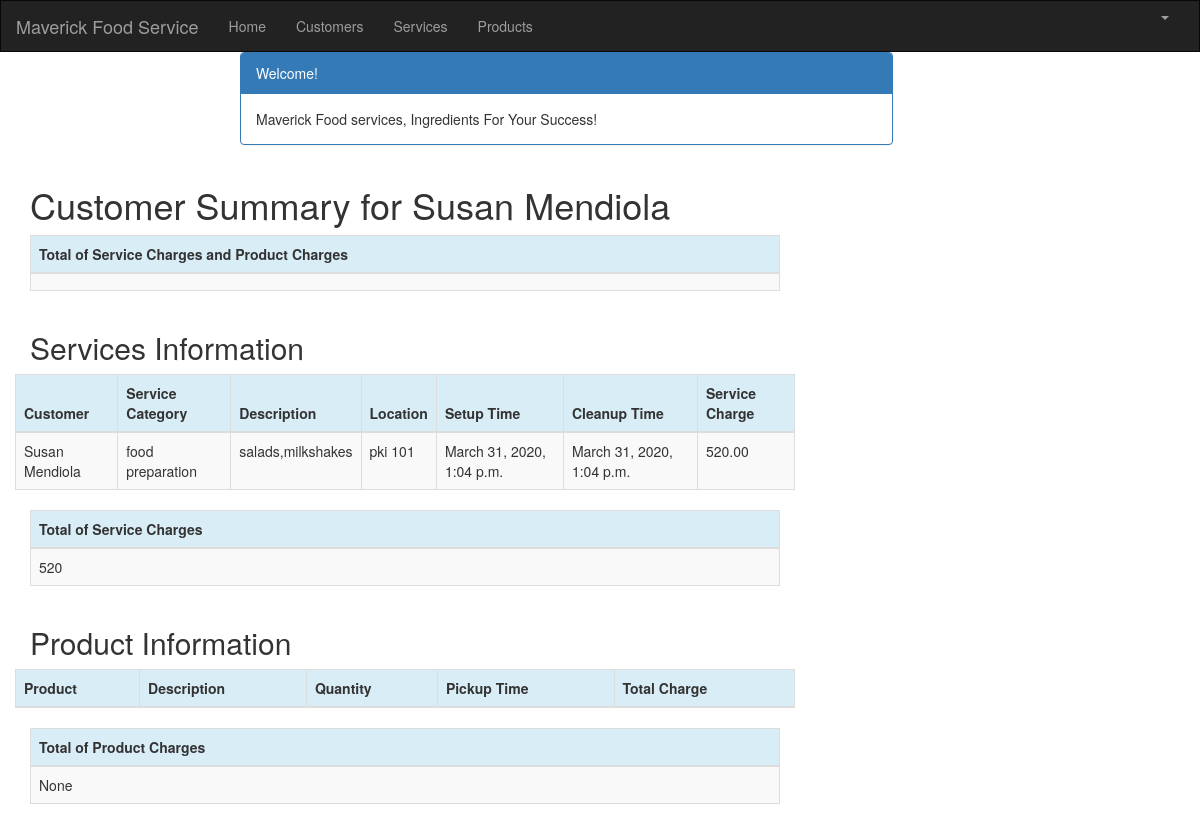
/customer/2/summary/ (signed in), run on an earlier commit of the app's database.
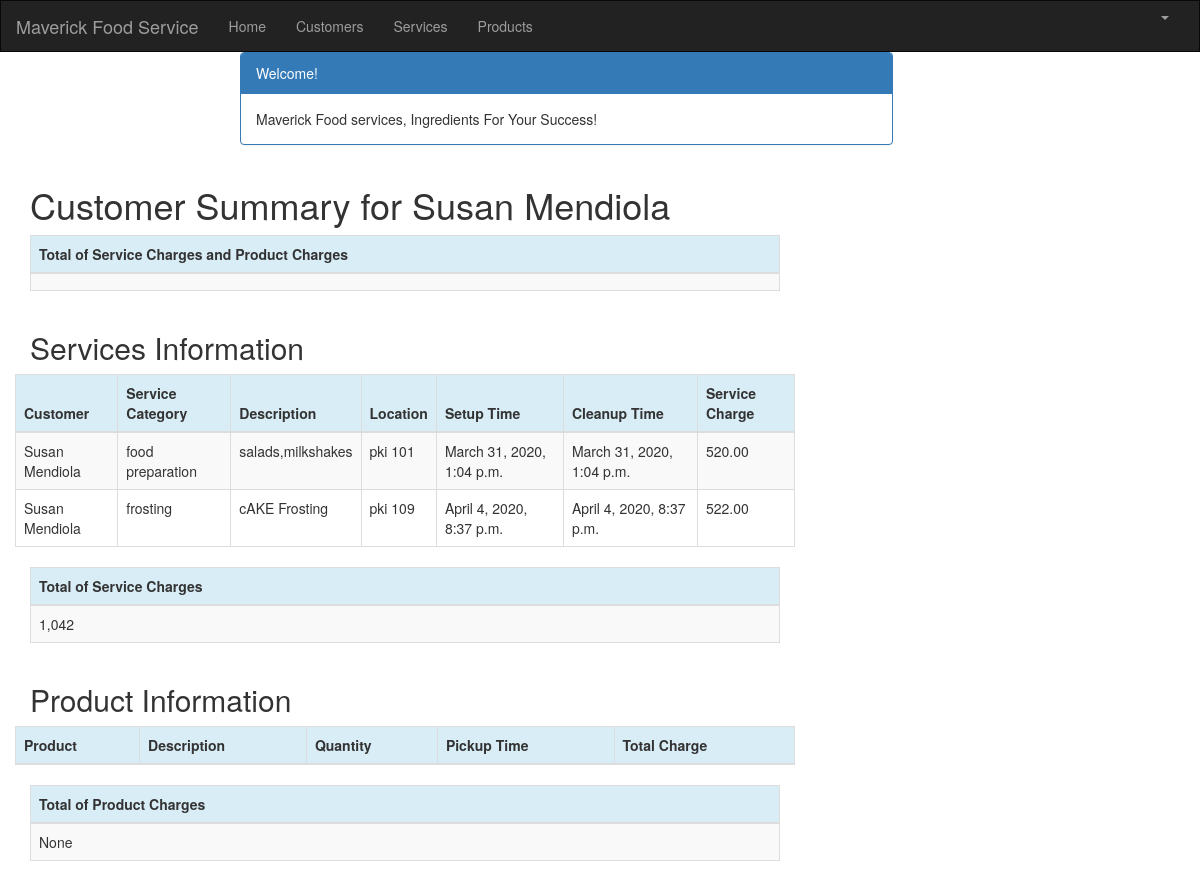
And on a later commit of the database.
### crm/models.py (models this page shows, shortened)
class Service(models.Model):
    cust_name = models.ForeignKey(Customer, on_delete=models.CASCADE, related_name='services')
    service_category = models.CharField(max_length=100)
    description = models.TextField()
    location = models.CharField(max_length=200)
    setup_time = models.DateTimeField(
        default=timezone.now)
    cleanup_time = models.DateTimeField(
        default=timezone.now)
    service_charge = models.DecimalField(max_digits=10, decimal_places=2)
    created_date = models.DateTimeField(
        default=timezone.now)
    updated_date = models.DateTimeField(auto_now_add=True)

class Customer(models.Model):
    cust_name = models.CharField(max_length=50)
    organization = models.CharField(max_length=100, blank=True)
    role = models.CharField(max_length=100)
    email = models.EmailField(max_length=100)
    bldgroom = models.CharField(max_length=100)
    address = models.CharField(max_length=200)
    account_number = models.IntegerField(blank=False, null=False)
    city = models.CharField(max_length=50)
    state = models.CharField(max_length=50)
    zipcode = models.CharField(max_length=10)
    phone_number = models.CharField(max_length=50)
    created_date = models.DateTimeField(
        default=timezone.now)
    updated_date = models.DateTimeField(auto_now_add=True)
    def __str__(self):
        return str(self.cust_name)

### crm/views.py (the view)
# urls.py: path('customer/<int:pk>/summary/', views.summary, name='summary'),
@login_required
def summary(request, pk):
    customer = get_object_or_404(Customer, pk=pk)
    customers = Customer.objects.filter(created_date__lte=timezone.now())
    services = Service.objects.filter(cust_name=pk)
    products = Product.objects.filter(cust_name=pk)
    sum_service_charge = Service.objects.filter(cust_name=pk).aggregate(Sum('service_charge'))
    sum_product_charge = Product.objects.filter(cust_name=pk).aggregate(Sum('charge'))
    return render(request, 'crm/summary.html', {'products': products,
                                                'services': services,
                                                'sum_service_charge': sum_service_charge,
                                                'sum_product_charge': sum_product_charge,
                                                'thecustomer':customer,
                                                })

### crm/templates/crm/summary.html (shortened to what this page needs)
<!DOCTYPE HTML PUBLIC "-//W3C//DTD HTML 4.01 Transitional//EN" "http://www.w3.org/TR/html4/loose.dtd">
<html lang="en">
{% extends 'crm/base.html' %}
{% block content %}
    {% load mathfilters %}
    {% load humanize %}
    <div class="container">
        <div class="row">
            <div class="col-md-7 col-md-offset-2">
                <div class="panel panel-primary">
                    <div class="panel-heading">Welcome!</div>
                    <div class="panel-body">
                        Maverick Food services, Ingredients For Your Success!
                    </div>
                </div>
            </div>
        </div>
    </div>
    <div class="row">
        <h1 style="padding-left: 15Px">Customer Summary for {{ thecustomer.cust_name }}</h1>
    </div>
    <table class="table table-striped table-bordered table-hover">
        <thead>
        <tr class="bg-info">
            <th>Total of Service Charges and Product Charges</th>
        </tr>
        </thead>
        <tbody>
        <tr>
            <td>{{sum_service_charge.service_charge__sum|add:sum_product_charge.charge__sum|intcomma}}
            </td>
        </tr>
        </tbody>
    </table>
    <div class="row">
        <h2 style="padding-left: 15Px">Services Information</h2>
    </div>
    <div class="row">
        <table class="table table-striped table-bordered table-hover">
            <thead>
            <tr class="bg-info">
                <th>Customer</th>
                <th>Service Category</th>
                <th>Description</th>
                <th>Location</th>
                <th>Setup Time</th>
                <th>Cleanup Time</th>
                <th>Service Charge</th>
            </tr>
            </thead>
            <tbody>
            {% for service in services %}
                <tr>
                <td>{{ service.cust_name }}</td>
                <td>{{ service.service_category }}</td>
                <td>{{ service.description }}</td>
                <td>{{ service.location }}</td>
                <td>{{ service.setup_time }}</td>
                <td>{{ service.cleanup_time }}</td>
                <td>{{ service.service_charge }}</td>
            {% endfor %}
            </tbody>
        </table>
    </div>
    <table class="table table-striped table-bordered table-hover">
        <thead>
        <tr class="bg-info">
            <th>Total of Service Charges</th>
        </tr>
        </thead>
        <tbody>
        <tr>
            <td>{{ sum_service_charge.service_charge__sum|intcomma }}</td>
        </tr>
        </tbody>
    </table>
    <div class="row">
        <h2 style="padding-left: 15Px">Product Information</h2>
    </div>
    <div class="row">
        <table class="table table-striped table-bordered table-hover">
            <thead>
            <tr class="bg-info">
                <th>Product</th>
                <th>Description</th>
                <th>Quantity</th>
                <th>Pickup Time</th>
                <th>Total Charge</th>
            </tr>
            </thead>
        </table>
    </div>
    <table class="table table-striped table-bordered table-hover">
        <thead>
        <tr class="bg-info">
            <th>Total of Product Charges</th>
        </tr>
        </thead>
        <tbody>
        <tr>
            <td>{{ sum_product_charge.charge__sum|intcomma }}</td>
        </tr>
        </tbody>
    </table>
    </div>
{% endblock %}

What changed in the data, as far as the page shows it:
added Service: cust_name "Susan Mendiola", service_category "frosting", description "cAKE Frosting", location "pki 109", setup_time "April 4, 2020, 8:37 p.m.", cleanup_time "April 4, 2020, 8:37 p.m.", service_charge "522.00"
Also different on the page:
{{ sum_service_charge.service_charge__sum|intcomma }}: "520" → "1,042"
